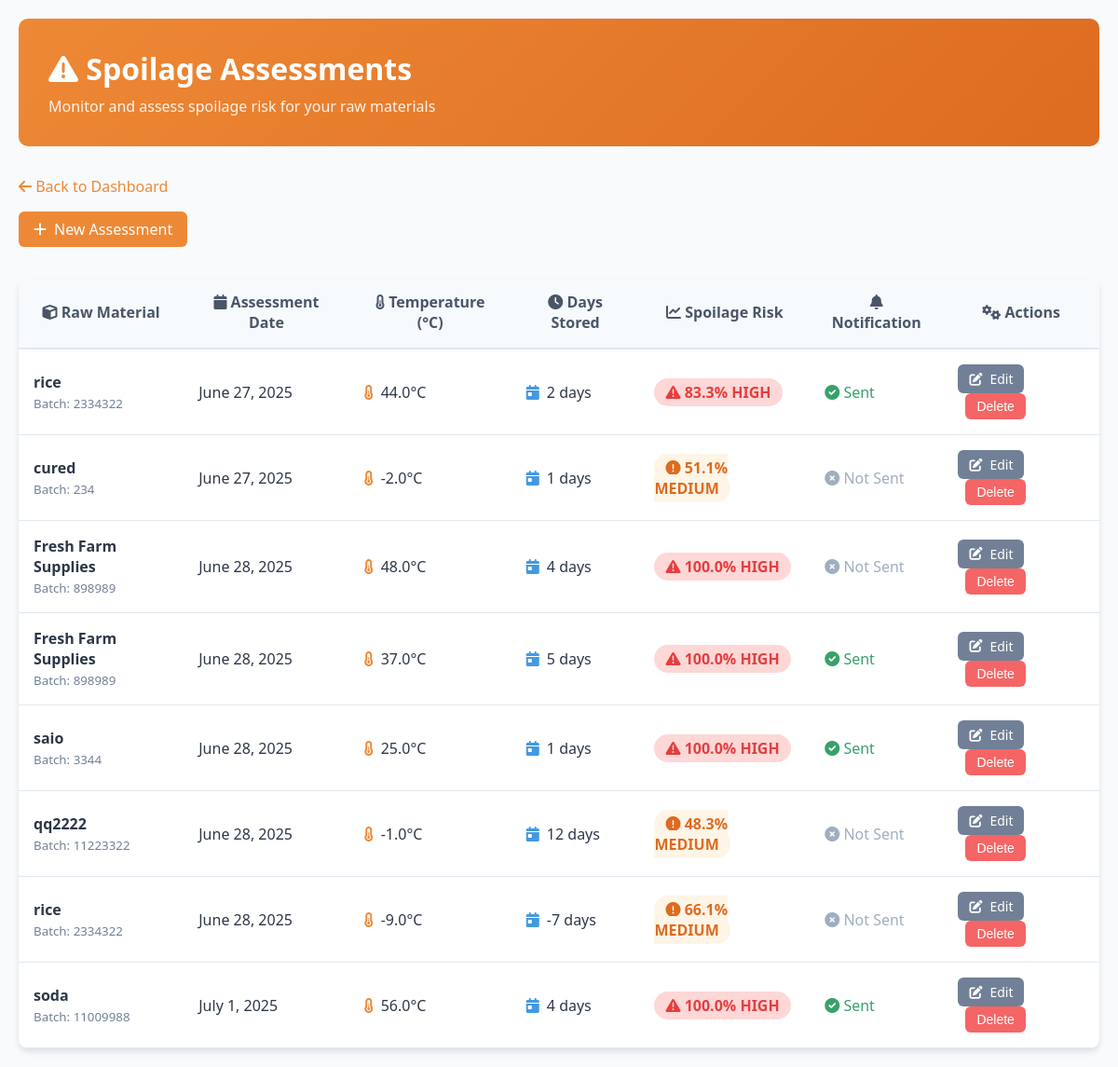
The page /spoilageassessments/ (signed in) on the database its author committed.
### inventory_app/models.py (models this page shows, shortened)
class SpoilageAssessment(models.Model):
    raw_material = models.ForeignKey(RawMaterial, on_delete=models.CASCADE)
    user = models.ForeignKey(User, on_delete=models.CASCADE)
    assessment_date = models.DateField(auto_now_add=True)
    avg_temp = models.FloatField(default=25.0, help_text="Average temperature (°C)")
    days_stored = models.IntegerField(default=0, help_text="Days stored")
    spoilage_risk = models.FloatField(default=0.0, help_text="Spoilage risk percentage (0-100)")
    notification_sent = models.BooleanField(default=False, help_text="Whether an SNS notification has been sent")

class RawMaterial(models.Model):
    name = models.CharField(max_length=100)
    batch_id = models.CharField(max_length=50, unique=True)
    supplier = models.ForeignKey(Supplier, on_delete=models.CASCADE)
    expiry = models.DateField()
    quantity = models.FloatField()
    invoice = models.FileField(upload_to='invoices/', null=True, blank=True)

### inventory_app/views.py (the view)
# urls.py: path('spoilageassessments/', views.spoilageassessment_list, name='spoilageassessment_list'),
@login_required
def spoilageassessment_list(request):
    assessments = SpoilageAssessment.objects.all()
    return render(request, 'spoilageassessment_list_beautiful.html', {'assessments': assessments})

### inventory_app/templates/spoilageassessment_list_beautiful.html (shortened to what this page needs)
<!DOCTYPE html>
<html>
<head>
    <link href="https://cdnjs.cloudflare.com/ajax/libs/font-awesome/6.0.0/css/all.min.css" rel="stylesheet">
</head>
<body>
    <div class="container">
        <div class="header">
            <h1><i class="fas fa-exclamation-triangle"></i> Spoilage Assessments</h1>
            <p>Monitor and assess spoilage risk for your raw materials</p>
        </div>
        <a href="{% url 'dashboard' %}" class="nav-link"><i class="fas fa-arrow-left"></i> Back to Dashboard</a>
        <div class="actions">
            <a href="{% url 'spoilageassessment_create' %}" class="btn btn-primary">
                <i class="fas fa-plus"></i> New Assessment
            </a>
        </div>
        {% if assessments %}
        <div class="card">
            <table>
                <thead>
                    <tr>
                        <th><i class="fas fa-cube"></i> Raw Material</th>
                        <th><i class="fas fa-calendar"></i> Assessment Date</th>
                        <th><i class="fas fa-thermometer-half"></i> Temperature (°C)</th>
                        <th><i class="fas fa-clock"></i> Days Stored</th>
                        <th><i class="fas fa-chart-line"></i> Spoilage Risk</th>
                        <th><i class="fas fa-bell"></i> Notification</th>
                        <th><i class="fas fa-cogs"></i> Actions</th>
                    </tr>
                </thead>
                <tbody>
                    {% for assessment in assessments %}
                    <tr>
                        <td>
                            <strong>{{ assessment.raw_material.name }}</strong><br>
                            <small style="color: #718096;">Batch: {{ assessment.raw_material.batch_id }}</small>
                        </td>
                        <td>{{ assessment.assessment_date }}</td>
                        <td>
                            <span style="display: flex; align-items: center; gap: 0.5rem;">
                                <i class="fas fa-thermometer-half" style="color: #ed8936;"></i>
                                {{ assessment.avg_temp }}°C
                            </span>
                        </td>
                        <td>
                            <span style="display: flex; align-items: center; gap: 0.5rem;">
                                <i class="fas fa-calendar-day" style="color: #4299e1;"></i>
                                {{ assessment.days_stored }} days
                            </span>
                        </td>
                        <td>
                            {% if assessment.spoilage_risk >= 70 %}
                                <span class="risk-high">
                                    <i class="fas fa-exclamation-triangle"></i>
                                    {{ assessment.spoilage_risk|floatformat:1 }}% HIGH
                                </span>
                            {% elif assessment.spoilage_risk >= 40 %}
                                <span class="risk-medium">
                                    <i class="fas fa-exclamation-circle"></i>
                                    {{ assessment.spoilage_risk|floatformat:1 }}% MEDIUM
                                </span>
                            {% else %}
                                <span class="risk-low">
                                    <i class="fas fa-check-circle"></i>
                                    {{ assessment.spoilage_risk|floatformat:1 }}% LOW
                                </span>
                            {% endif %}
                        </td>
                        <td>
                            {% if assessment.notification_sent %}
                                <span class="notification-sent">
                                    <i class="fas fa-check-circle"></i> Sent
                                </span>
                            {% else %}
                                <span class="notification-not-sent">
                                    <i class="fas fa-times-circle"></i> Not Sent
                                </span>
                            {% endif %}
                        </td>
                        <td>
                            <a href="{% url 'spoilageassessment_update' pk=assessment.pk %}" class="btn btn-secondary btn-sm">
                                <i class="fas fa-edit"></i> Edit
                            </a>
                            <form method="POST" action="{% url 'spoilageassessment_delete' pk=assessment.pk %}" style="display: inline;">
                                <input type="submit" value="Delete" class="btn btn-danger btn-sm" onclick="return confirm('Delete this assessment?')" style="margin-left: 0.5rem;" />
                            </form>
                        </td>
                    </tr>
                    {% endfor %}
                </tbody>
            </table>
        </div>
        {% endif %}
    </div>
</body>
</html>

### inventory_app/templates/spoilageassessment_list_beautiful.html (style rules this page uses)
* { margin: 0; padding: 0; box-sizing: border-box; }
body { font-family: 'Segoe UI', Tahoma, Geneva, Verdana, sans-serif; background: #f8fafc; color: #2d3748; }
.container { max-width: 1400px; margin: 0 auto; padding: 20px; }
.header { background: linear-gradient(135deg, #ed8936 0%, #dd6b20 100%); color: white; padding: 2rem; border-radius: 10px; margin-bottom: 2rem; }
.header h1 { font-size: 2rem; margin-bottom: 0.5rem; }
.header p { opacity: 0.9; }
.actions { margin-bottom: 2rem; }
.card { background: white; border-radius: 10px; box-shadow: 0 4px 6px rgba(0,0,0,0.1); overflow: hidden; }
table { width: 100%; border-collapse: collapse; }
th { background: #f7fafc; padding: 1rem; font-weight: 600; color: #4a5568; border-bottom: 2px solid #e2e8f0; }
td { padding: 1rem; border-bottom: 1px solid #e2e8f0; }
.btn { display: inline-flex; align-items: center; gap: 0.5rem; padding: 0.5rem 1rem; border-radius: 6px; text-decoration: none; font-weight: 500; border: none; cursor: pointer; transition: all 0.2s; }
.btn-primary { background: #ed8936; color: white; }
.btn-secondary { background: #718096; color: white; }
.btn-danger { background: #f56565; color: white; }
.btn-sm { padding: 0.375rem 0.75rem; font-size: 0.875rem; }
.risk-high { color: #e53e3e; font-weight: bold; background: #fed7d7; padding: 0.25rem 0.75rem; border-radius: 9999px; }
.risk-medium { color: #dd6b20; font-weight: bold; background: #fef5e7; padding: 0.25rem 0.75rem; border-radius: 9999px; }
.notification-sent { color: #38a169; }
.notification-not-sent { color: #a0aec0; }
.nav-link { color: #ed8936; text-decoration: none; margin-bottom: 1rem; display: inline-block; }

### rows shown on the page
SpoilageAssessment: raw_material.name "rice", raw_material.batch_id "2334322", assessment_date "June 27, 2025", avg_temp "44.0", days_stored "2", spoilage_risk "83.3", notification_sent True (drawn)
SpoilageAssessment: raw_material.name "cured", raw_material.batch_id "234", assessment_date "June 27, 2025", avg_temp "-2.0", days_stored "1", spoilage_risk "51.1", notification_sent False (drawn)
SpoilageAssessment: raw_material.name "Fresh Farm Supplies", raw_material.batch_id "898989", assessment_date "June 28, 2025", avg_temp "48.0", days_stored "4", spoilage_risk "100.0", notification_sent False (drawn)
SpoilageAssessment: raw_material.name "Fresh Farm Supplies", raw_material.batch_id "898989", assessment_date "June 28, 2025", avg_temp "37.0", days_stored "5", spoilage_risk "100.0", notification_sent True (drawn)
SpoilageAssessment: raw_material.name "saio", raw_material.batch_id "3344", assessment_date "June 28, 2025", avg_temp "25.0", days_stored "1", spoilage_risk "100.0", notification_sent True (drawn)
SpoilageAssessment: raw_material.name "qq2222", raw_material.batch_id "11223322", assessment_date "June 28, 2025", avg_temp "-1.0", days_stored "12", spoilage_risk "48.3", notification_sent False (drawn)
SpoilageAssessment: raw_material.name "rice", raw_material.batch_id "2334322", assessment_date "June 28, 2025", avg_temp "-9.0", days_stored "-7", spoilage_risk "66.1", notification_sent False (drawn)
SpoilageAssessment: raw_material.name "soda", raw_material.batch_id "11009988", assessment_date "July 1, 2025", avg_temp "56.0", days_stored "4", spoilage_risk "100.0", notification_sent True (drawn)
